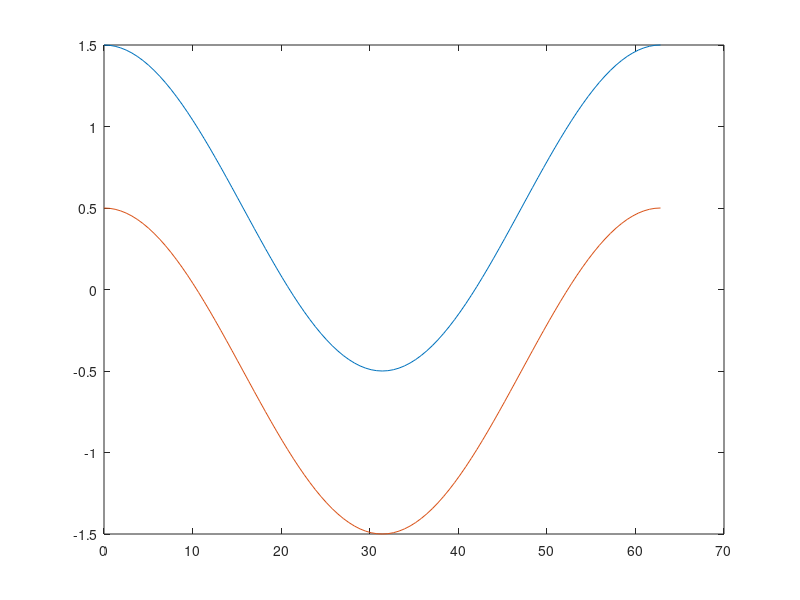

Source code (MATLAB): (Note: this script raises an error after producing the figure.)
%This code is used for generating sin pattern 
%unit:um
%% define geometry 
clear;
m=10; %m is shrink factor in sin(x/m)
p=1;%p is period of sine
w=1;%width of sine
ph=pi/2;%phase shift
%% get geometry
x=0:m*pi/50:m*pi*2*p;
y1=sin(x/m+ph)+w/2;
y2=sin(x/m+ph)-w/2;
n=length(x);
%% figure
plot(x,y1);
hold on;
plot(x,y2);
%% polygon coordinate
k=zeros(2*n,2);
    for i=1:n
        k(i,1)=x(1,i);
        k(i,2)=y1(1,i);
        k(n+i,1)=x(1,n+1-i);
        k(n+i,2)=y2(1,n+1-i);
    end

%% output element
ka=gds_element('boundary','xy',k,'layer',2);

%% creat a structure to hold element
sa=gds_structure('sine',ka);

%% output gds file
glib=gds_library('sine','uunit',1e-6,'dbunit',1e-9,sa);
write_gds_library(glib,'!sine.gds');

%% geometry feather
X=['width of sine is ',num2str(w)];
disp(X);
X=['length of sine is ',num2str(x(end))];
disp(X);
X=['ratio of length and width is ',num2str(x(end)/w)];
disp(X);
